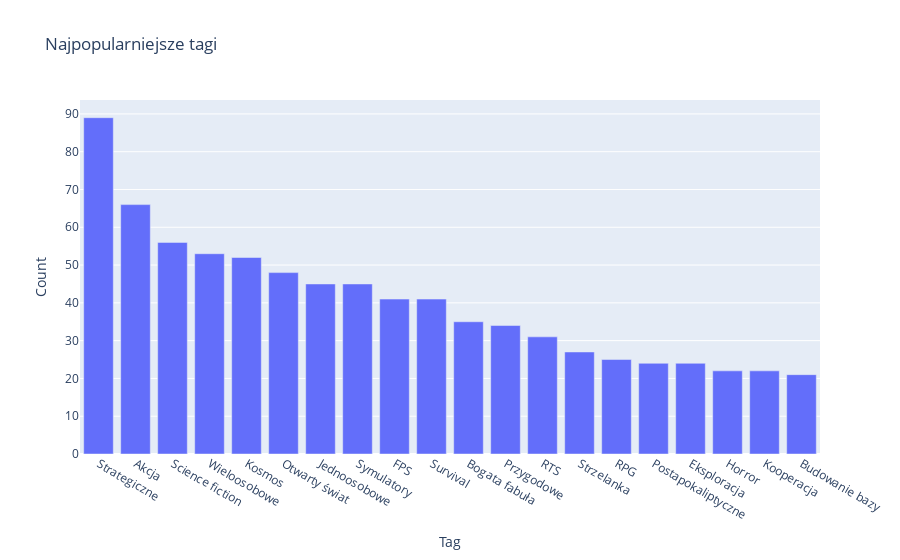

Notebook source saved alongside this figure:
### Code cell
from collections import Counter

# Liczenie występowania tagów
tag_counts = Counter(tag for tags in df['tags'] for tag in tags)
tag_df = pd.DataFrame(tag_counts.items(), columns=['Tag', 'Count']).sort_values('Count', ascending=False)

# Wizualizacja
fig = px.bar(tag_df.head(20), x='Tag', y='Count', title='Najpopularniejsze tagi')
fig.show()

### Figure 1 — Plotly figure (JSON) as saved in the notebook; plotly's stock layout.template omitted (floating-point values rounded to 4 significant figures)
{"data": [{"alignmentgroup": "True", "hovertemplate": "Tag=%{x}<br>Count=%{y}<extra></extra>", "legendgroup": "", "marker": {"color": "#636efa", "pattern": {"shape": ""}}, "name": "", "offsetgroup": "", "orientation": "v", "showlegend": false, "textposition": "auto", "type": "bar", "x": ["Strategiczne", "Akcja", "Science fiction", "Wieloosobowe", "Kosmos", "Otwarty świat", "Jednoosobowe", "Symulatory", "FPS", "Survival", "Bogata fabuła", "Przygodowe", "RTS", "Strzelanka", "RPG", "Postapokaliptyczne", "Eksploracja", "Horror", "Kooperacja", "Budowanie bazy"], "xaxis": "x", "y": [89, 66, 56, 53, 52, 48, 45, 45, 41, 41, 35, 34, 31, 27, 25, 24, 24, 22, 22, 21], "yaxis": "y"}], "layout": {"barmode": "relative", "legend": {"tracegroupgap": 0}, "title": {"text": "Najpopularniejsze tagi"}, "xaxis": {"anchor": "y", "domain": [0, 1], "title": {"text": "Tag"}}, "yaxis": {"anchor": "x", "domain": [0, 1], "title": {"text": "Count"}}}}
